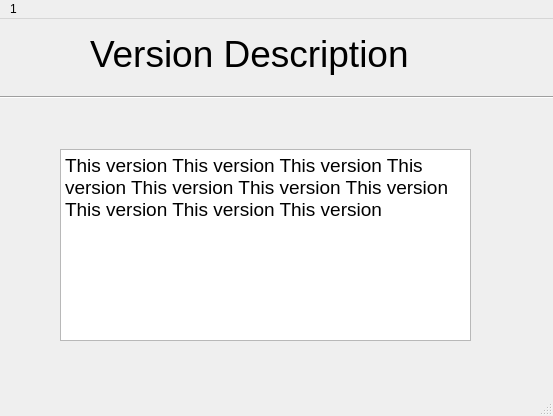
<?xml version="1.0" encoding="UTF-8"?>
<ui version="4.0">
 <class>VersionDescWindow</class>
 <widget class="QMainWindow" name="VersionDescWindow">
  <property name="geometry">
   <rect>
    <x>0</x>
    <y>0</y>
    <width>553</width>
    <height>416</height>
   </rect>
  </property>
  <property name="windowTitle">
   <string>MainWindow</string>
  </property>
  <widget class="QWidget" name="centralwidget">
   <widget class="QLabel" name="label">
    <property name="geometry">
     <rect>
      <x>90</x>
      <y>10</y>
      <width>591</width>
      <height>51</height>
     </rect>
    </property>
    <property name="text">
     <string>&lt;html&gt;&lt;head/&gt;&lt;body&gt;&lt;p&gt;&lt;span style=&quot; font-size:28pt;&quot;&gt;Version Description&lt;/span&gt;&lt;/p&gt;&lt;/body&gt;&lt;/html&gt;</string>
    </property>
   </widget>
   <widget class="Line" name="line">
    <property name="geometry">
     <rect>
      <x>0</x>
      <y>70</y>
      <width>1161</width>
      <height>16</height>
     </rect>
    </property>
    <property name="orientation">
     <enum>Qt::Horizontal</enum>
    </property>
   </widget>
   <widget class="QTextBrowser" name="textBrowser">
    <property name="geometry">
     <rect>
      <x>60</x>
      <y>130</y>
      <width>411</width>
      <height>192</height>
     </rect>
    </property>
    <property name="html">
     <string>&lt;!DOCTYPE HTML PUBLIC &quot;-//W3C//DTD HTML 4.0//EN&quot; &quot;http://www.w3.org/TR/REC-html40/strict.dtd&quot;&gt;
&lt;html&gt;&lt;head&gt;&lt;meta name=&quot;qrichtext&quot; content=&quot;1&quot; /&gt;&lt;style type=&quot;text/css&quot;&gt;
p, li { white-space: pre-wrap; }
&lt;/style&gt;&lt;/head&gt;&lt;body style=&quot; font-family:'Ubuntu'; font-size:11pt; font-weight:400; font-style:normal;&quot;&gt;
&lt;p style=&quot; margin-top:0px; margin-bottom:0px; margin-left:0px; margin-right:0px; -qt-block-indent:0; text-indent:0px;&quot;&gt;&lt;span style=&quot; font-size:14pt;&quot;&gt;This version This version This version This version This version This version This version This version This version This version &lt;/span&gt;&lt;/p&gt;&lt;/body&gt;&lt;/html&gt;</string>
    </property>
   </widget>
  </widget>
  <widget class="QMenuBar" name="menubar">
   <property name="geometry">
    <rect>
     <x>0</x>
     <y>0</y>
     <width>553</width>
     <height>22</height>
    </rect>
   </property>
   <widget class="QMenu" name="menuInteractive_System_Modelling">
    <property name="title">
     <string>1</string>
    </property>
   </widget>
   <addaction name="menuInteractive_System_Modelling"/>
  </widget>
  <widget class="QStatusBar" name="statusbar"/>
 </widget>
 <resources/>
 <connections/>
</ui>
